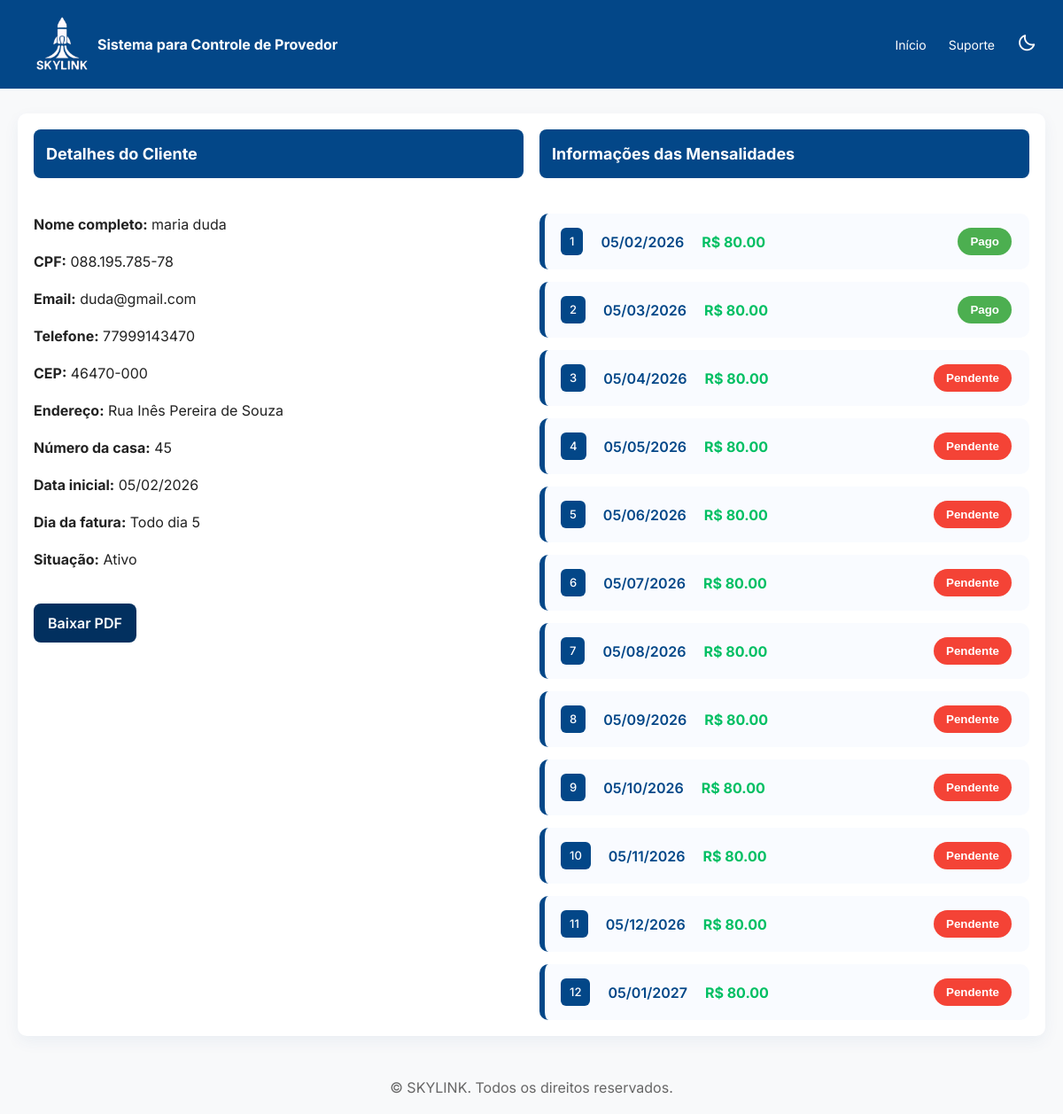
Before: /detalhes-cliente/3 (signed in) with the older database file.
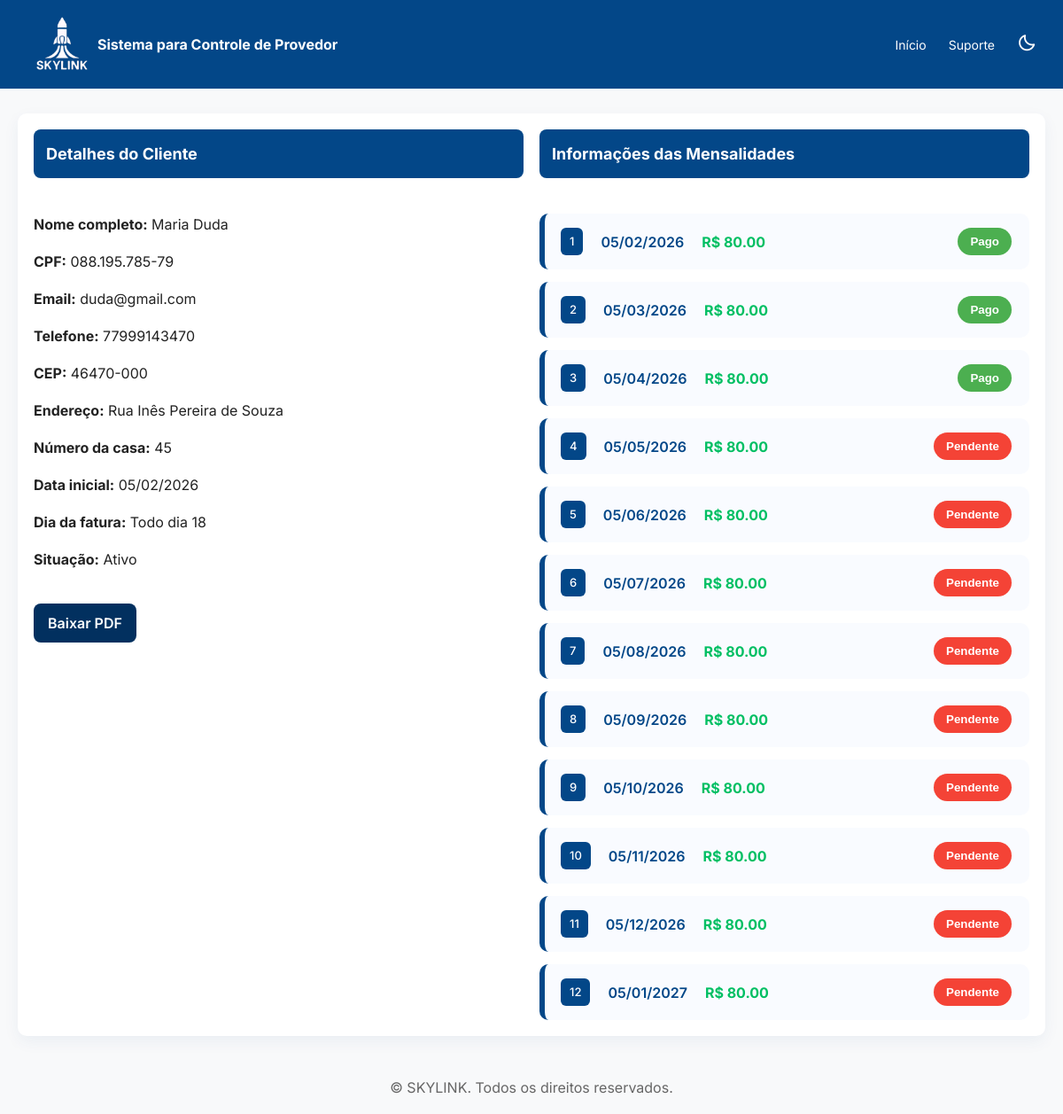
After: the same page with the newer database file.
### models.py (models this page shows, shortened)
class Cliente(db.Model):
    __tablename__ = 'clientes'
    id = db.Column(db.Integer, primary_key = True, autoincrement = True)
    nome_completo = db.Column(db.String(150), nullable = False)
    cpf= db.Column(db.String(150), nullable = False, unique = True)
    email= db.Column(db.String(320), nullable = False, unique = True)
    telefone = db.Column(db.String(20), nullable=False)
    cep = db.Column(db.String(9), nullable=False)
    endereco = db.Column(db.String(255), nullable=False)
    numero_casa = db.Column(db.String(15), nullable=False)
    data_inicial = db.Column(db.DateTime, nullable=False)
    dia_vencimento = db.Column(db.Integer, nullable=False)
    mensalidades = db.relationship(
        'Mensalidade',
        backref='cliente',
        lazy=True,
        cascade="all, delete-orphan"
    )

class Mensalidade(db.Model):
    __tablename__ = 'mensalidades'
    id = db.Column(db.Integer, primary_key=True)
    vencimento = db.Column(db.Date)
    valor = db.Column(db.Float)
    status = db.Column(db.String(20), default="Pendente")
    cliente_id = db.Column(db.Integer, db.ForeignKey('clientes.id'))

### main.py (the view)
@app.route('/detalhes-cliente/<int:id>')
def detalhesCliente(id):
    if 'user' not in session:
        return redirect(url_for('login'))
    cliente = Cliente.query.get_or_404(id)
    return render_template('detalhes-cliente.html', cliente=cliente)

### templates/detalhes-cliente.html (shortened to what this page needs)
<!DOCTYPE html>
<html lang="pt-br">
<head>
    <link rel="stylesheet" href="https://unpkg.com/boxicons@2.1.4/css/boxicons.min.css">
    <link rel="stylesheet" href="{{ url_for('static', filename='style.css') }}">
</head>
<body>
    <header class="cabeçalho">
        <div class="logo">
            <img src="{{ url_for('static', filename='imgs/logo.png') }}" alt="Logo inicial">
            <h6>Sistema para Controle de Provedor</h6>
        </div>
        <nav class="menu-navegação">
            <a href="{{ url_for('home') }}">Início</a>
            <a href="{{ url_for('suporte') }}">Suporte</a>
            <button id="btn-tema" class="btn-tema">
                <i class='bx bx-moon'></i>
            </button>
        </nav>
    </header>
    <main>
        <section class="info-plano">
            <div>
                <h2>Detalhes do Cliente</h2>
                <div class="details">
                    <p><strong>Nome completo:</strong> {{( cliente.nome_completo )}}</p>
                    <p><strong>CPF:</strong> {{ cliente.cpf }}</p>
                    <p><strong>Email:</strong> {{ cliente.email }}</p>
                    <p><strong>Telefone:</strong> {{ cliente.telefone }}</p>
                    <p><strong>CEP:</strong> {{ cliente.cep }}</p>
                    <p><strong>Endereço:</strong> {{ cliente.endereco }}</p>
                    <p><strong>Número da casa:</strong> {{ cliente.numero_casa }}</p>
                    <p><strong>Data inicial:</strong> {{ cliente.data_inicial.strftime('%d/%m/%Y') }}</p>
                    <p><strong>Dia da fatura:</strong> Todo dia {{ cliente.dia_vencimento }}</p>
                    <p><strong>Situação:</strong> Ativo</p>
                    <a href="{{ url_for('gerar_pdf', id=cliente.id) }}" class="btn-baixar-pdf" target="_blank">
                        Baixar PDF
                    </a>
                </div>
            </div>
            <div>
                <h2>Informações das Mensalidades</h2>
                <tbody>
                    <div class="lista-mensalidades">
                        {% for mensalidade in cliente.mensalidades %}
                        <div class="card-mensalidade">
                            <div class="info-mensalidade">
                                <span class="numero">{{ loop.index }}</span>
                                <span class="data">{{ mensalidade.vencimento.strftime('%d/%m/%Y') }}</span>
                                <span class="valor">R$ {{ "%.2f"|format(mensalidade.valor) }}</span>
                            </div>
                            <form method="POST" action="{{ url_for('alternar_status', id=mensalidade.id) }}">
                                <button type="submit"
                                    class="status-btn {% if mensalidade.status == 'Pago' %}pago{% else %}pendente{% endif %}">
                                    {{ mensalidade.status }}
                                </button>
                            </form>
                        </div>
                        {% endfor %}
                    </div>
                </tbody>
            </div>
        </section>
    </main>
    <footer>
        <p>&copy; SKYLINK. Todos os direitos reservados.</p>
    </footer>
</body>
</html>

Changed rows visible on the page:
changed Cliente "duda@gmail.com": nome_completo "maria duda" → "Maria Duda"; cpf "088.195.785-78" → "088.195.785-79"; dia_vencimento "5" → "18"
changed Mensalidade (number 3 of 12 on the later page): status "Pendente" → "Pago"
